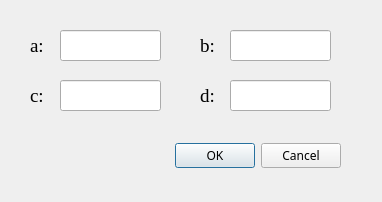
<?xml version="1.0" encoding="UTF-8"?>
<ui version="4.0">
 <class>Dialog</class>
 <widget class="QDialog" name="Dialog">
  <property name="geometry">
   <rect>
    <x>0</x>
    <y>0</y>
    <width>382</width>
    <height>202</height>
   </rect>
  </property>
  <property name="windowTitle">
   <string>灰度范围</string>
  </property>
  <widget class="QDialogButtonBox" name="buttonBox">
   <property name="geometry">
    <rect>
     <x>20</x>
     <y>140</y>
     <width>321</width>
     <height>31</height>
    </rect>
   </property>
   <property name="font">
    <font>
     <family>SimSun-ExtB</family>
     <pointsize>9</pointsize>
    </font>
   </property>
   <property name="orientation">
    <enum>Qt::Horizontal</enum>
   </property>
   <property name="standardButtons">
    <set>QDialogButtonBox::Cancel|QDialogButtonBox::Ok</set>
   </property>
  </widget>
  <widget class="QLabel" name="label">
   <property name="geometry">
    <rect>
     <x>30</x>
     <y>30</y>
     <width>41</width>
     <height>31</height>
    </rect>
   </property>
   <property name="font">
    <font>
     <family>Times New Roman</family>
     <pointsize>14</pointsize>
     <weight>50</weight>
     <bold>false</bold>
    </font>
   </property>
   <property name="text">
    <string>a:</string>
   </property>
  </widget>
  <widget class="QLineEdit" name="lineEdit_a">
   <property name="enabled">
    <bool>true</bool>
   </property>
   <property name="geometry">
    <rect>
     <x>60</x>
     <y>30</y>
     <width>101</width>
     <height>31</height>
    </rect>
   </property>
   <property name="font">
    <font>
     <family>Times New Roman</family>
     <pointsize>14</pointsize>
    </font>
   </property>
  </widget>
  <widget class="QLineEdit" name="lineEdit_b">
   <property name="enabled">
    <bool>true</bool>
   </property>
   <property name="geometry">
    <rect>
     <x>230</x>
     <y>30</y>
     <width>101</width>
     <height>31</height>
    </rect>
   </property>
   <property name="font">
    <font>
     <family>Times New Roman</family>
     <pointsize>14</pointsize>
    </font>
   </property>
  </widget>
  <widget class="QLineEdit" name="lineEdit_d">
   <property name="geometry">
    <rect>
     <x>230</x>
     <y>80</y>
     <width>101</width>
     <height>31</height>
    </rect>
   </property>
   <property name="font">
    <font>
     <family>Times New Roman</family>
     <pointsize>14</pointsize>
    </font>
   </property>
  </widget>
  <widget class="QLineEdit" name="lineEdit_c">
   <property name="geometry">
    <rect>
     <x>60</x>
     <y>80</y>
     <width>101</width>
     <height>31</height>
    </rect>
   </property>
   <property name="font">
    <font>
     <family>Times New Roman</family>
     <pointsize>14</pointsize>
    </font>
   </property>
  </widget>
  <widget class="QLabel" name="label_2">
   <property name="geometry">
    <rect>
     <x>200</x>
     <y>30</y>
     <width>31</width>
     <height>31</height>
    </rect>
   </property>
   <property name="font">
    <font>
     <family>Times New Roman</family>
     <pointsize>14</pointsize>
     <weight>50</weight>
     <bold>false</bold>
    </font>
   </property>
   <property name="text">
    <string>b:</string>
   </property>
  </widget>
  <widget class="QLabel" name="label_3">
   <property name="geometry">
    <rect>
     <x>30</x>
     <y>80</y>
     <width>31</width>
     <height>31</height>
    </rect>
   </property>
   <property name="font">
    <font>
     <family>Times New Roman</family>
     <pointsize>14</pointsize>
     <weight>50</weight>
     <bold>false</bold>
    </font>
   </property>
   <property name="text">
    <string>c:</string>
   </property>
  </widget>
  <widget class="QLabel" name="label_4">
   <property name="geometry">
    <rect>
     <x>200</x>
     <y>80</y>
     <width>31</width>
     <height>31</height>
    </rect>
   </property>
   <property name="font">
    <font>
     <family>Times New Roman</family>
     <pointsize>14</pointsize>
     <weight>50</weight>
     <bold>false</bold>
    </font>
   </property>
   <property name="text">
    <string>d:</string>
   </property>
  </widget>
 </widget>
 <resources/>
 <connections>
  <connection>
   <sender>buttonBox</sender>
   <signal>accepted()</signal>
   <receiver>Dialog</receiver>
   <slot>accept()</slot>
   <hints>
    <hint type="sourcelabel">
     <x>248</x>
     <y>254</y>
    </hint>
    <hint type="destinationlabel">
     <x>157</x>
     <y>274</y>
    </hint>
   </hints>
  </connection>
  <connection>
   <sender>buttonBox</sender>
   <signal>rejected()</signal>
   <receiver>Dialog</receiver>
   <slot>reject()</slot>
   <hints>
    <hint type="sourcelabel">
     <x>316</x>
     <y>260</y>
    </hint>
    <hint type="destinationlabel">
     <x>286</x>
     <y>274</y>
    </hint>
   </hints>
  </connection>
 </connections>
 <slots>
  <slot>onaccepted()</slot>
 </slots>
</ui>
